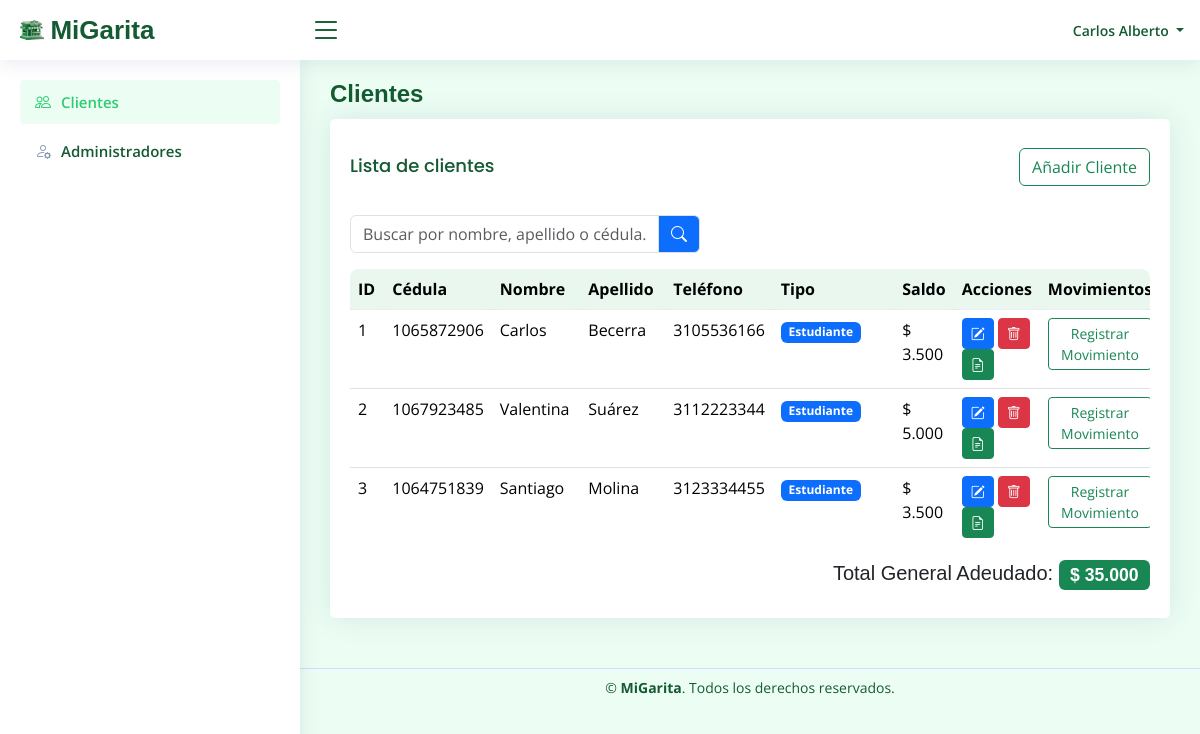
Screenshot of /index.php?url=cliente/index (signed in) with the database file from the repository.
### tables this page shows
CREATE TABLE `clientes` (
  `id` int(11) NOT NULL,
  `cedula` varchar(20) NOT NULL CHECK (`cedula` regexp '^[0-9]+$'),
  `nombre` varchar(100) NOT NULL,
  `apellido` varchar(100) NOT NULL,
  `telefono` varchar(20) DEFAULT NULL CHECK (`telefono` regexp '^[0-9]+$'),
  `correo` varchar(120) DEFAULT NULL CHECK (`correo` like '%@%'),
  `fecha_registro` datetime DEFAULT current_timestamp(),
  `id_tipo_cliente` int(11) NOT NULL DEFAULT 1
);

### controller/ClienteController.php (called while the page is built, shortened)
<?php
require_once __DIR__ . "/../model/ClienteModel.php";
class ClienteController
{
    public function index()
    {
        $clienteModel = new ClienteModel();
        $buscar = $_GET['buscar'] ?? '';
        if ($buscar !== '') {
            $clientes = $clienteModel->buscar($buscar);
        } else {
            $clientes = $clienteModel->getAllConSaldo();
        }
        $totalGeneral = 0;
        foreach ($clientes as $c) {
            $totalGeneral += $c['saldo'];
        }
        require __DIR__ . "/../view/cliente/index.php";
    }
}

### index.php (called while the page is built, shortened)
<?php
$url = isset($_GET['url']) ? $_GET['url'] : 'login/index';
$partes = explode('/', $url);
$method = $partes[1] ?? 'index';
$param = $partes[2] ?? null;
$controller = new $controllerName();
($param !== null) ? $controller->$method($param) : $controller->$method();

### model/Database.php (called while the page is built, shortened)
<?php
class Database
{
    private $host = "localhost";
    private $db = "migarita";
    private $user = "root";
    private $pass = "";
    public function __construct()
    {
        try {
            $this->conn = new PDO(
                "mysql:host=" . $this->host . ";dbname=" . $this->db . ";charset=utf8",
                $this->user,
                $this->pass
            );
        } catch (PDOException $e) {
            die("Error en la conexión: " . $e->getMessage());
        }
    }
}

### model/ClienteModel.php (called while the page is built, shortened)
<?php
require_once __DIR__ . "/Database.php";
class ClienteModel extends Database {
    public function getAllConSaldo()
    {
        $sql = "SELECT * FROM vista_saldos ORDER BY id ASC";
        $stmt = $this->conn->prepare($sql);
        $stmt->execute();
        return $stmt->fetchAll(PDO::FETCH_ASSOC);
    }
}

### view/cliente/index.php (the view, shortened to what this page needs)
<!DOCTYPE html>
<html lang="es">
<head>
  <link href="/mi_garita/assets/vendor/bootstrap/css/bootstrap.min.css" rel="stylesheet">
  <link href="/mi_garita/assets/vendor/bootstrap-icons/bootstrap-icons.css" rel="stylesheet">
  <link href="/mi_garita/assets/vendor/boxicons/css/boxicons.min.css" rel="stylesheet">
  <link href="/mi_garita/assets/css/style.css" rel="stylesheet">
</head>
<body>
  <?php require __DIR__ . "/../layout/header.php"; ?>
  <?php require __DIR__ . "/../layout/sidebar.php"; ?>
  <main id="main" class="main">
    <div class="pagetitle">
      <h1>Clientes</h1>
    </div>
    <section class="section">
      <div class="card">
        <div class="card-body">
          <div class="d-flex justify-content-between align-items-center mt-3 mb-3">
            <h5 class="card-title">Lista de clientes</h5>
            <a href="/mi_garita/index.php?url=cliente/crear" class="btn btn-outline-success">Añadir Cliente</a>
          </div>
          <div class="mb-3">
              <div class="input-group" style="max-width: 350px;">
                  <input type="text"
                         id="buscador"
                         class="form-control"
                         placeholder="Buscar por nombre, apellido o cédula...">
                  <span class="input-group-text bg-primary text-white">
                      <i class="bi bi-search"></i>
                  </span>
              </div>
          </div>
          <div class="tabla-scroll">
              <table class="table">
                <thead>
                  <tr>
                    <th>ID</th>
                    <th>Cédula</th>
                    <th>Nombre</th>
                    <th>Apellido</th>
                    <th>Teléfono</th>
                    <th>Tipo</th>
                    <th>Saldo</th>
                    <th>Acciones</th>
                    <th>Movimientos</th>
                  </tr>
                </thead>
                <tbody id="tablaClientes">
                  <?php foreach ($clientes as $c): ?>
                    <tr>
                      <td><?= $c['id'] ?></td>
                        <td><?= $c['cedula'] ?></td>
                        <td><?= $c['nombre'] ?></td>
                        <td><?= $c['apellido'] ?></td>
                        <td><?= $c['telefono'] ?></td>
                        <td>
                            <?php
                            $colorBadge = 'bg-secondary';
                            switch(strtolower($c['tipo_cliente'])) {
                                case 'estudiante':
                                    $colorBadge = 'bg-primary';
                                    break;
                                case 'administrativo':
                                    $colorBadge = 'bg-success';
                                    break;
                                case 'profesor':
                                    $colorBadge = 'bg-warning';
                                    break;
                                case 'egresado':
                                    $colorBadge = 'bg-info';
                                    break;
                                case 'externo':
                                    $colorBadge = 'bg-danger';
                                    break;
                            }
                            ?>
                            <span class="badge <?= $colorBadge ?>">
                                <?= ucfirst($c['tipo_cliente']) ?>
                            </span>
                        </td>
                        <td>$ <?= number_format($c['saldo'], 0, ',', '.') ?></td>
                        <td>
                          <a href="/mi_garita/index.php?url=cliente/editar/<?= $c['id'] ?>"
                            class="btn btn-sm btn-primary" title="Editar">
                            <i class="bi bi-pencil-square"></i>
                          </a>
                        <button
                          class="btn btn-sm btn-danger btnEliminar"
                          data-id="<?= $c['id'] ?>"
                          data-nombre="<?= $c['nombre'] . ' ' . $c['apellido'] ?>" title="Eliminar">
                          <i class="bi bi-trash"></i>
                        </button>
                          <a href="/mi_garita/index.php?url=cliente/seleccionarInforme/<?= $c['id'] ?>"
                              class="btn btn-sm btn-success" title="Generar Informe">
                              <i class="bi bi-file-earmark-text"></i>
                          </a>
                        </td>
                        <td>
                          <a href="/mi_garita/index.php?url=cliente/deuda/<?= $c['id'] ?>"
                            class="btn btn-outline-success btn-sm">
                            Registrar Movimiento
                          </a>
                        </td>
                    </tr>
                  <?php endforeach; ?>
                </tbody>
              </table>
          </div>
          <div class="mt-3 text-end">
            <h5>
                Total General Adeudado:
                <span class="badge bg-success" style="font-size: 1.1rem;">
                  $ <?= number_format($totalGeneral, 0, ',', '.') ?>
              </span>
            </h5>
          </div>
        </div>
      </div>
    </section>
  </main>
  <?php require __DIR__ . "/../layout/footer.php"; ?>
</body>
</html>

### view/layout/header.php (shortened to what this page needs)
<!DOCTYPE html>
<html lang="es">
<head>
  <link href="/mi_garita/assets/vendor/bootstrap/css/bootstrap.min.css" rel="stylesheet">
  <link href="/mi_garita/assets/vendor/bootstrap-icons/bootstrap-icons.css" rel="stylesheet">
  <link href="/mi_garita/assets/vendor/boxicons/css/boxicons.min.css" rel="stylesheet">
  <link href="/mi_garita/assets/css/style.css" rel="stylesheet">
</head>
  <header id="header" class="header fixed-top d-flex align-items-center">
    <div class="d-flex align-items-center justify-content-between">
      <a href="#" class="logo d-flex align-items-center">
        <img src="/mi_garita/assets/img/logo1.png" alt="">
        <span class="d-none d-lg-block">MiGarita</span>
      </a>
      <i class="bi bi-list toggle-sidebar-btn"></i>
    </div>
    <nav class="header-nav ms-auto">
      <ul class="d-flex align-items-center">
        <li class="nav-item dropdown pe-3">
          <a class="nav-link nav-profile d-flex align-items-center pe-0" href="#" data-bs-toggle="dropdown">
              <span class="d-none d-md-block dropdown-toggle ps-2">
                  <?php echo $_SESSION['nombre']; ?>
              </span>
          </a>
        </li>
      </ul>
    </nav>
  </header>

### view/layout/sidebar.php
<?php
$actual = $_GET['url'] ?? '';
?>
<aside id="sidebar" class="sidebar">
  <ul class="sidebar-nav" id="sidebar-nav">
    <li class="nav-item">
      <a class="nav-link <?= (strpos($actual, 'cliente') === 0) ? '' : 'collapsed' ?>"
         href="/mi_garita/index.php?url=cliente/index">
        <i class="bi bi-people"></i>
        <span>Clientes</span>
      </a>
    </li>
    <li class="nav-item">
      <a class="nav-link <?= (strpos($actual, 'user') === 0) ? '' : 'collapsed' ?>"
         href="/mi_garita/index.php?url=user/index">
        <i class="bi bi-person-gear"></i>
        <span>Administradores</span>
      </a>
    </li>
  </ul>
</aside>

### view/layout/footer.php (shortened to what this page needs)
<footer id="footer" class="footer text-center py-2">
  <div class="copyright">
    &copy; <strong>MiGarita</strong>. Todos los derechos reservados.
  </div>
</footer>

### assets/css/style.css (style rules this page uses)
:root { scroll-behavior: smooth; }
body { font-family: "Open Sans", sans-serif; background: #ecfef3; color: #444444; }
a { color: #2ecc71; text-decoration: none; }
h1, h2, h3, h4, h5, h6 { font-family: "Nunito", sans-serif; }
#main { margin-top: 60px; padding: 20px 30px; transition: all 0.3s; }
.pagetitle { margin-bottom: 10px; }
.pagetitle h1 { font-size: 24px; margin-bottom: 0; font-weight: 600; color: #145a32; }
.card { margin-bottom: 30px; border: none; border-radius: 5px; box-shadow: 0px 0 30px rgba(1, 41, 112, 0.1); }
.card-title { padding: 20px 0 15px 0; font-size: 18px; font-weight: 500; color: #145a32; font-family: "Poppins", sans-serif; }
.card-body { padding: 0 20px 20px 20px; }
.logo { line-height: 1; }
@media (min-width: 1200px) { .logo { width: 280px; } }
.logo img { max-height: 26px; margin-right: 6px; }
.logo span { font-size: 26px; font-weight: 700; color: #145a32; font-family: "Nunito", sans-serif; }
.header { transition: all 0.5s; z-index: 997; height: 60px; box-shadow: 0px 2px 20px rgba(1, 41, 112, 0.1); background-color: #fff; padding-left: 20px; }
.header .toggle-sidebar-btn { font-size: 32px; padding-left: 10px; cursor: pointer; color: #145a32; }
.header-nav ul { list-style: none; }
.header-nav>ul { margin: 0; padding: 0; }
.header-nav .nav-profile { color: #145a32; }
.header-nav .nav-profile span { font-size: 14px; font-weight: 600; }
.sidebar { position: fixed; top: 60px; left: 0; bottom: 0; width: 300px; z-index: 996; transition: all 0.3s; padding: 20px; overflow-y: auto; scrollbar-width: thin; scrollbar-color: #aab7cf transparent; box-shadow: 0px 0px 20px rgba(1, 41, 112, 0.1); background-color: #fff; }
@media (min-width: 1200px) { #main, #footer { margin-left: 300px; } }
.sidebar-nav { padding: 0; margin: 0; list-style: none; }
.sidebar-nav li { padding: 0; margin: 0; list-style: none; }
.sidebar-nav .nav-item { margin-bottom: 5px; }
.sidebar-nav .nav-link { display: flex; align-items: center; font-size: 15px; font-weight: 600; color: #2ecc71; transition: 0.3; background: #ecfef3; padding: 10px 15px; border-radius: 4px; }
.sidebar-nav .nav-link i { font-size: 16px; margin-right: 10px; color: #2ecc71; }
.sidebar-nav .nav-link.collapsed { color: #145a32; background: #fff; }
.sidebar-nav .nav-link.collapsed i { color: #899bbd; }
.tabla-scroll { max-height: 275px; overflow-y: auto; overflow-x: auto; border-radius: 8px; }
.tabla-scroll thead th { position: sticky; top: 0; z-index: 5; background: #e9f7ef; backdrop-filter: blur(6px); }
.tabla-scroll table { margin-bottom: 0; }
.footer { padding: 20px 0; font-size: 14px; transition: all 0.3s; border-top: 1px solid #cddfff; }
.footer .copyright { text-align: center; color: #145a32; }

### rows the page displays
clientes: id "1", cedula "1065872906", nombre "Carlos", apellido "Becerra", telefono "3105536166", tipo_cliente "Estudiante", saldo "3.500"
clientes: id "2", cedula "1067923485", nombre "Valentina", apellido "Suárez", telefono "3112223344", tipo_cliente "Estudiante", saldo "5.000"
clientes: id "3", cedula "1064751839", nombre "Santiago", apellido "Molina", telefono "3123334455", tipo_cliente "Estudiante", saldo "3.500"

### other values shown
$_SESSION['nombre'] "Carlos Alberto"
$totalGeneral "35.000"
